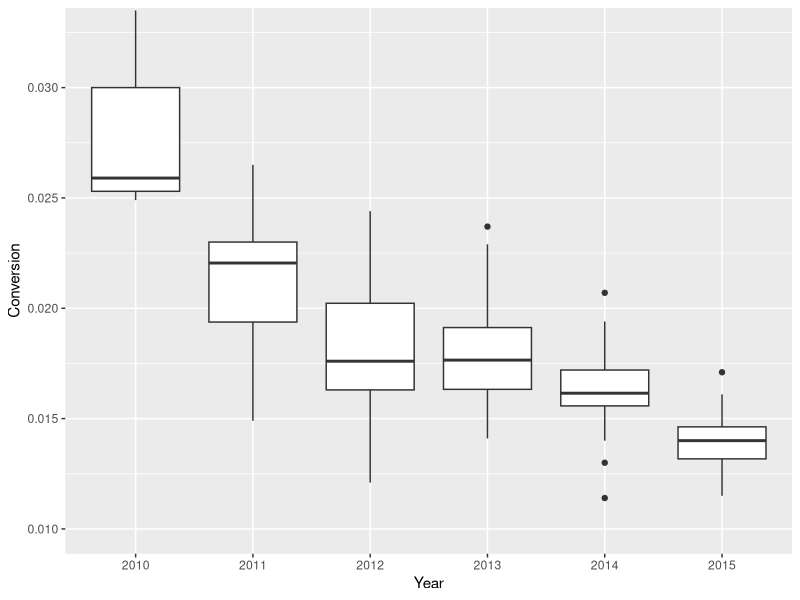
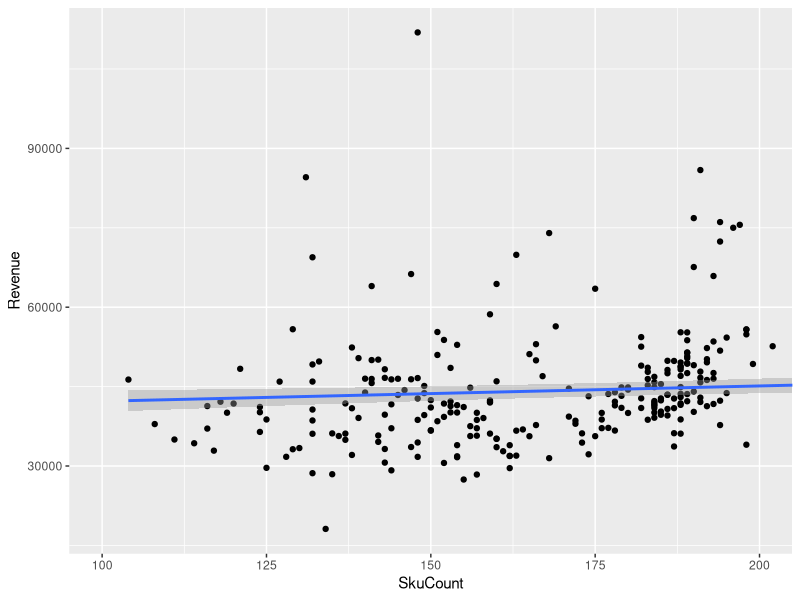
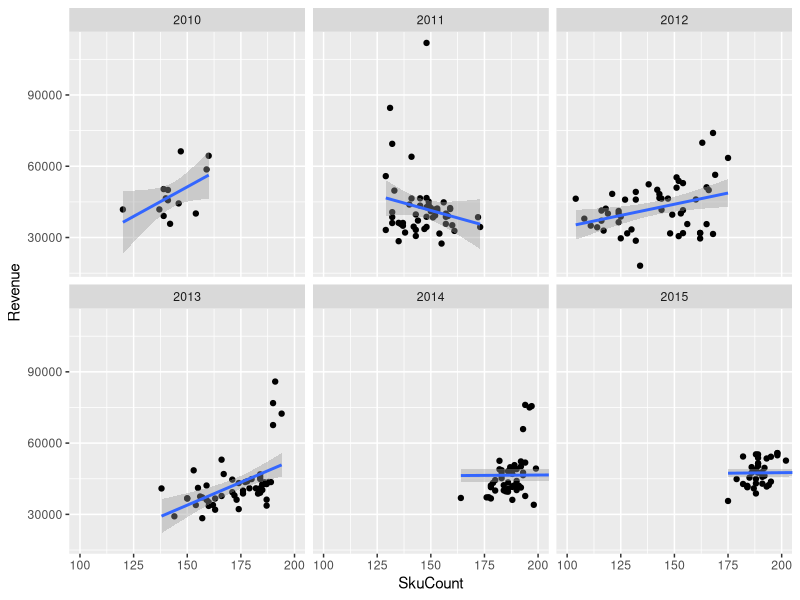
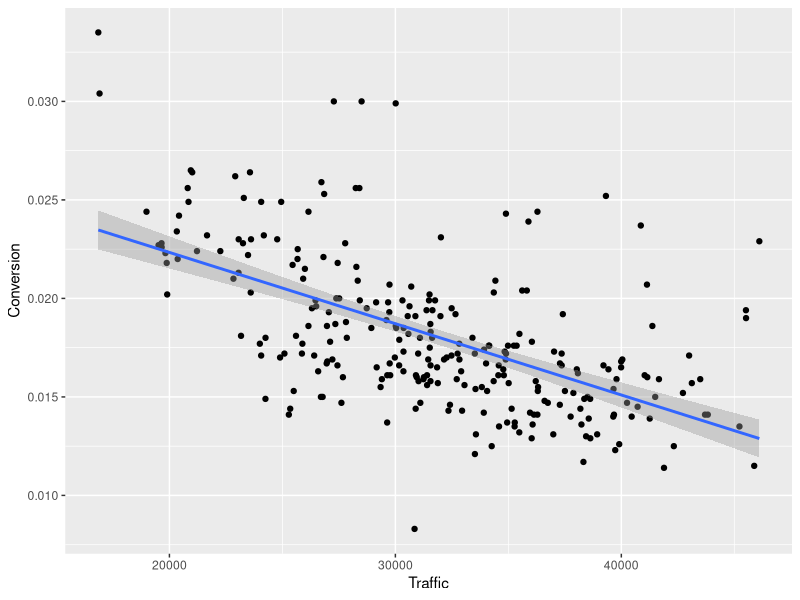
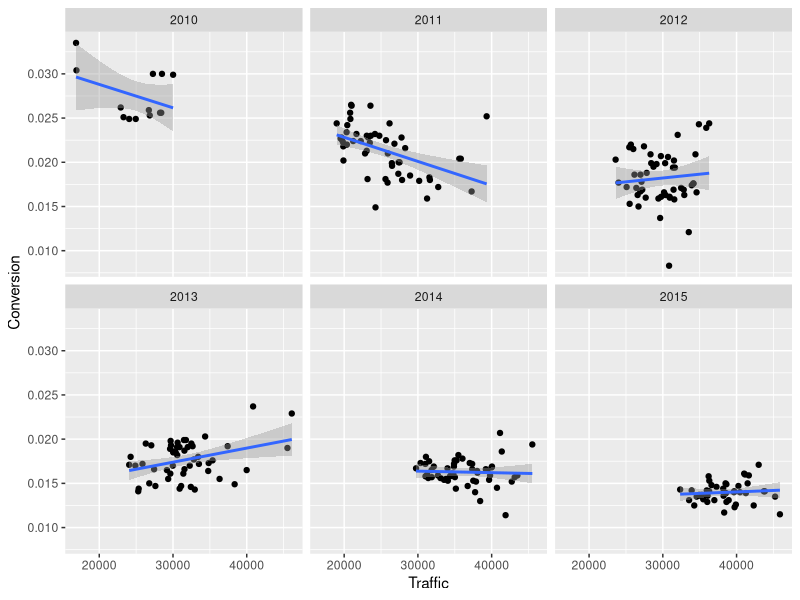
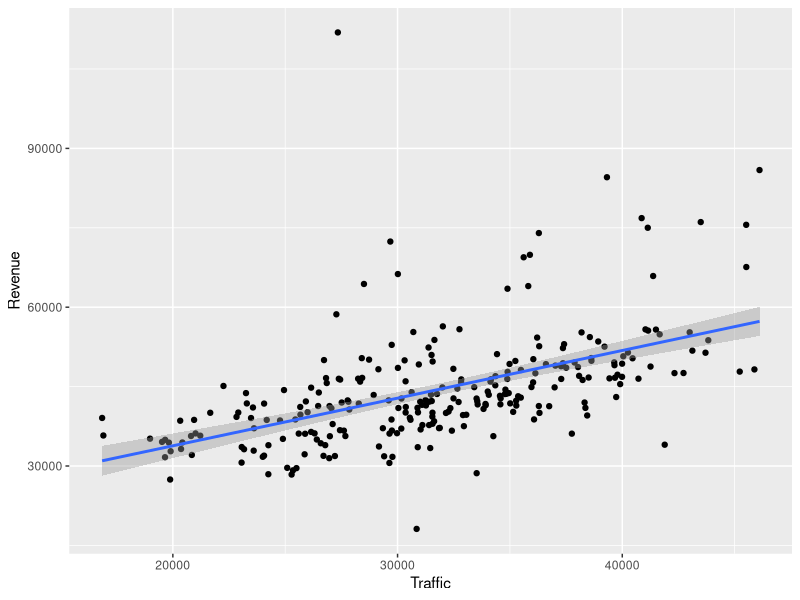
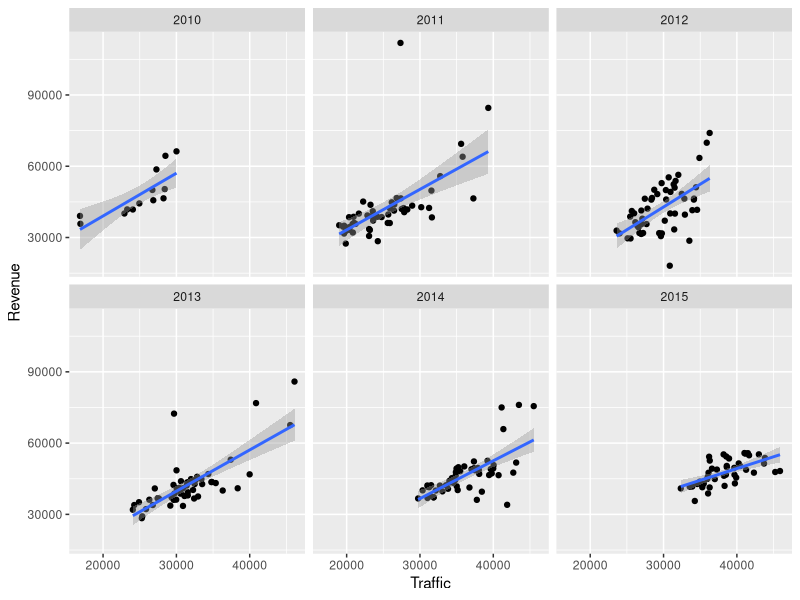
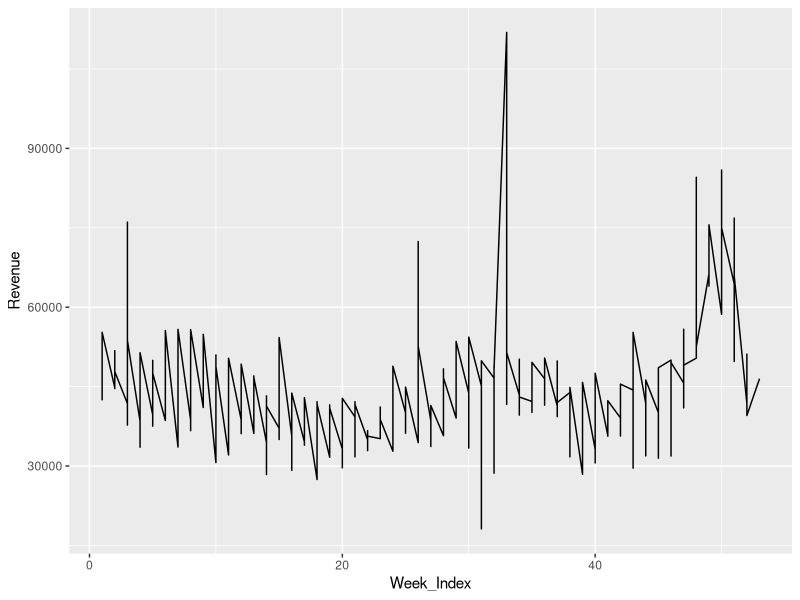

These figures' R source, in order:
## ---- chunk 1
library(caret)
library(ggplot2)

## Load in the data
VTT_Bouncerate_Percentexit <- read.csv("VTT_BouncerateVsPercentexit.csv")
VTT_ConversionAOV <- read.csv("VTT_ConversionVsAOV.csv")
VTT_Revenue <- read.csv("VTT_Revenue.csv")
VTT_Traffic <- read.csv("VTT_Traffic.csv")
VTT_SkuCount <- read.csv("SkuCountbyWk.csv")

## Change the headers for the bounceRate vs percentExit table and convert everything to numeric
names(VTT_Bouncerate_Percentexit) <- c("Year", "Week_Index", "Bounce_Rate", "Percent_Exit")
VTT_Bouncerate_Percentexit$Bounce_Rate <- as.numeric(sub("%", "", VTT_Bouncerate_Percentexit$Bounce_Rate))/100
VTT_Bouncerate_Percentexit$Percent_Exit <- as.numeric(sub("%", "", VTT_Bouncerate_Percentexit$Percent_Exit))/100

## Change the headers for the conversion vs aov table and convert everything to numeric
names(VTT_ConversionAOV) <- c("Year", "Week_Index", "Conversion", "AOV")
VTT_ConversionAOV$Conversion <- as.numeric(sub("%", "", VTT_ConversionAOV$Conversion))/100
VTT_ConversionAOV$AOV <- as.numeric(sub("\\$", "", VTT_ConversionAOV$AOV))

## Change the headers for the revenue table and convert Revenue column to numeric
names(VTT_Revenue) <- c("Year", "Week_Index", "Revenue")
VTT_Revenue$Revenue <- sub("\\$", "", VTT_Revenue$Revenue)
VTT_Revenue$Revenue <- as.numeric(sub(",", "", VTT_Revenue$Revenue))

## Change the headers for the traffic table and convert Traffic column to numeric
names(VTT_Traffic) <- c("Year", "Week_Index", "Traffic")
VTT_Traffic$Traffic <- as.numeric(sub(",", "", VTT_Traffic$Traffic))

##Change the headers for the SkuCount table
names(VTT_SkuCount) <- c("Year", "Week_Index", "SkuCount")

## Build Summary Table
SummaryTable_VTT <- VTT_Bouncerate_Percentexit
SummaryTable_VTT$Conversion <- VTT_ConversionAOV$Conversion
SummaryTable_VTT$AOV <- VTT_ConversionAOV$AOV
SummaryTable_VTT$Revenue <- VTT_Revenue$Revenue
SummaryTable_VTT$Traffic <- VTT_Traffic$Traffic
SummaryTable_VTT$SkuCount <- VTT_SkuCount$SkuCount

head(SummaryTable_VTT)
str(SummaryTable_VTT)

##Create Visuals##
#Conversion Boxplot
qplot(x = as.factor(Year), y = Conversion, data = SummaryTable_VTT, xlab = "Year",
            geom = 'boxplot') +
       coord_cartesian(ylim = c(.01, .0325))

# Conversion Line Graphs
ggplot(aes(x = SkuCount, y = Revenue), data = SummaryTable_VTT) +
       geom_point() +
       geom_smooth(method = 'lm') +
       coord_cartesian(xlim = c(100, 200))

ggplot(aes(x = SkuCount, y = Revenue), data = SummaryTable_VTT) +
       facet_wrap(~Year) +
       geom_point() +
       geom_smooth(method = 'lm') +
       coord_cartesian(xlim = c(100,200))

# Conversion Vs. Traffic Line Graphs
ggplot(aes(x = Traffic, y = Conversion), data = SummaryTable_VTT) +
       geom_point() +
       geom_smooth(method = 'lm') +
       coord_cartesian()

ggplot(aes(x = Traffic, y = Conversion), data = SummaryTable_VTT) +
       facet_wrap(~Year) +
       geom_point() +
       geom_smooth(method = 'lm') +
       coord_cartesian()

# Traffic Line Graphs
ggplot(aes(x = Traffic, y = Revenue), data = SummaryTable_VTT) +
       geom_point() +
       geom_smooth(method = 'lm') +
       coord_cartesian()

ggplot(aes(x = Traffic, y = Revenue), data = SummaryTable_VTT) +
       facet_wrap(~Year) +
       geom_point() +
       geom_smooth(method = 'lm') +
       coord_cartesian()

# Seasonality Trend
ggplot(aes(x = Week_Index, y = Revenue), data = SummaryTable_VTT) +
       geom_line() +
       coord_cartesian()

ggplot(aes(x = Week_Index, y = Revenue), data = SummaryTable_VTT) +
       facet_wrap(~Year) +
       geom_line() +
       coord_cartesian()

# Conversion Seasonality
ggplot(aes(x = Week_Index, y = Conversion), data = SummaryTable_VTT) +
       facet_wrap(~Year) +
       geom_line() +
       coord_cartesian()
